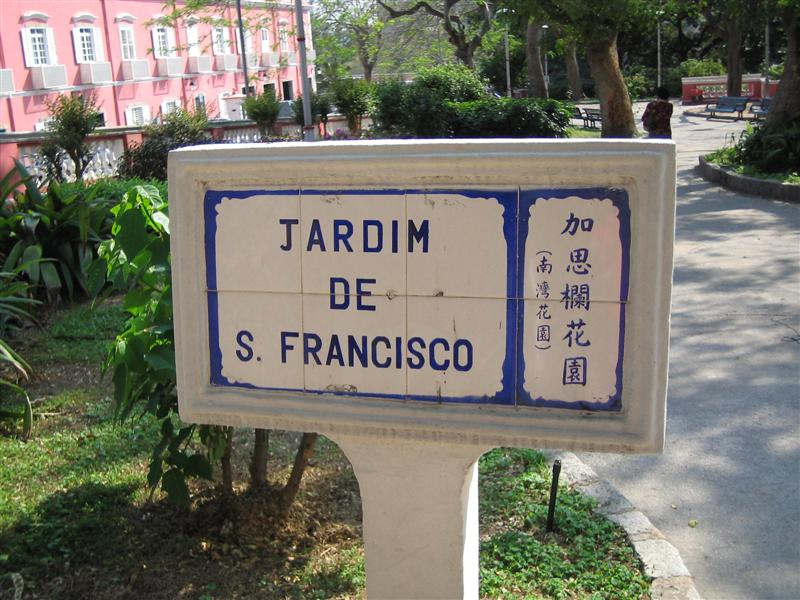
#> input picture 4th Semester/Image Processing/img/street-sign.jpg, 800 x 600 px
$ python transformation.py
#> lines starting #> are read from the running program, lines starting #| are printed output that depends on the picture
from PIL import Image
import matplotlib.pyplot as plt

# Open the image
img = Image.open('../img/street-sign.jpg')
#> img is the input picture: PIL image 800x600 RGB; mean R, G, B 118.9, 116.9, 105.2


# Crop the image to the region of interest
region = (100, 100, 700, 450)
cropImg = img.crop(region)
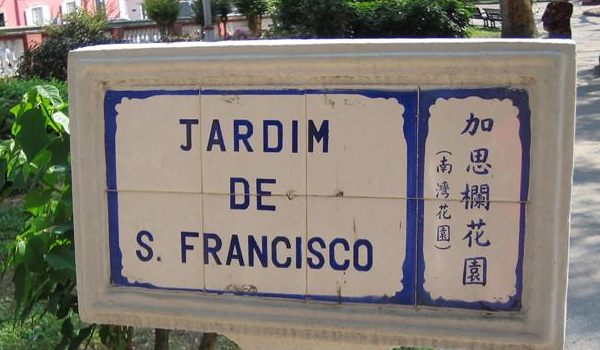
#> cropImg: PIL image 600x350 RGB; mean R, G, B 129.5, 124.3, 115.3
# Display the cropped image
print("Transformation type: Crop")
plt.imshow(cropImg)
plt.show()


# Rotate the image by 45 degrees
img_rotate = img.rotate(45)
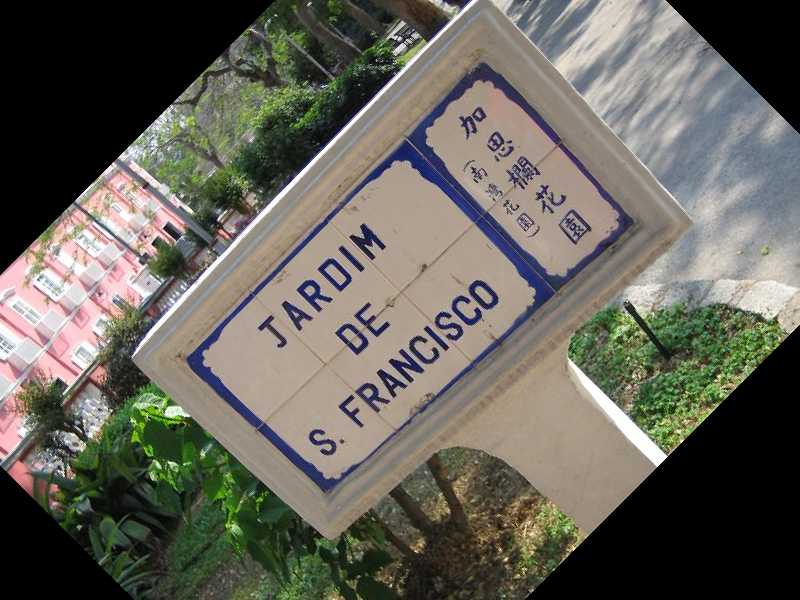
#> img_rotate: PIL image 800x600 RGB; mean R, G, B 101.8, 99.6, 90.3
# Display the rotated image
print("Transformation type: Rotate 45 degrees")
plt.imshow(img_rotate)
plt.show()


# ROTATE_90 means rotate 90 degree
img_rotate = img.transpose(Image.ROTATE_90)
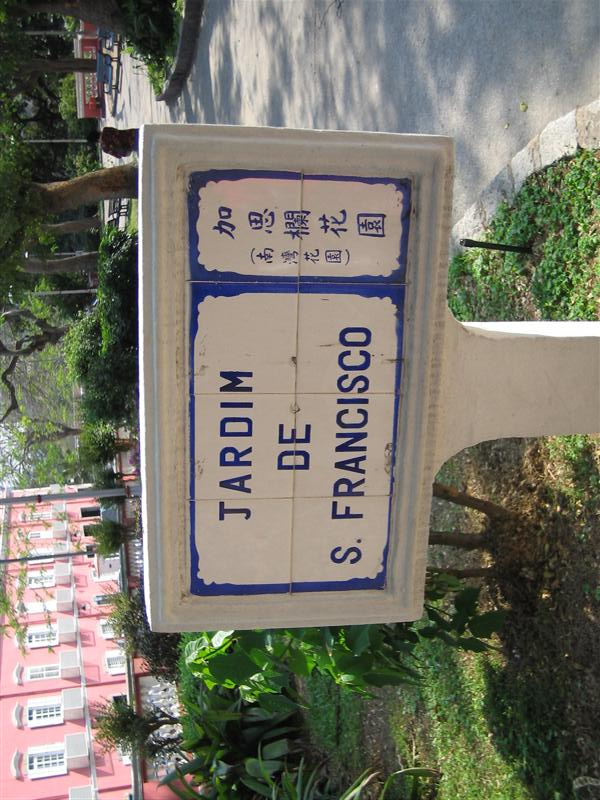
#> img_rotate: PIL image 600x800 RGB; mean R, G, B 118.9, 116.9, 105.2
# Display the rotated image
print("Transformation type: Rotate 90 degrees using transpose")
plt.imshow(img_rotate)
plt.show()


# Scale the image to 300*400 pixel size
img_resize = img.resize((400, 300))
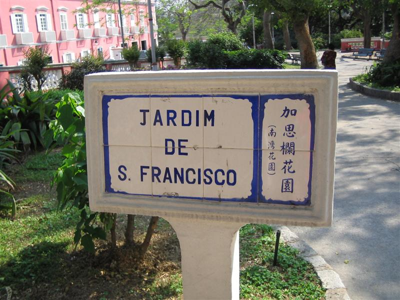
#> img_resize: PIL image 400x300 RGB; mean R, G, B 118.9, 116.9, 105.2
# Display the resized image
print("Transformation type: Resize to 400*300")
plt.imshow(img_resize)
plt.show()


img_inst = img.split()[0].point(lambda p: p * 0.9)
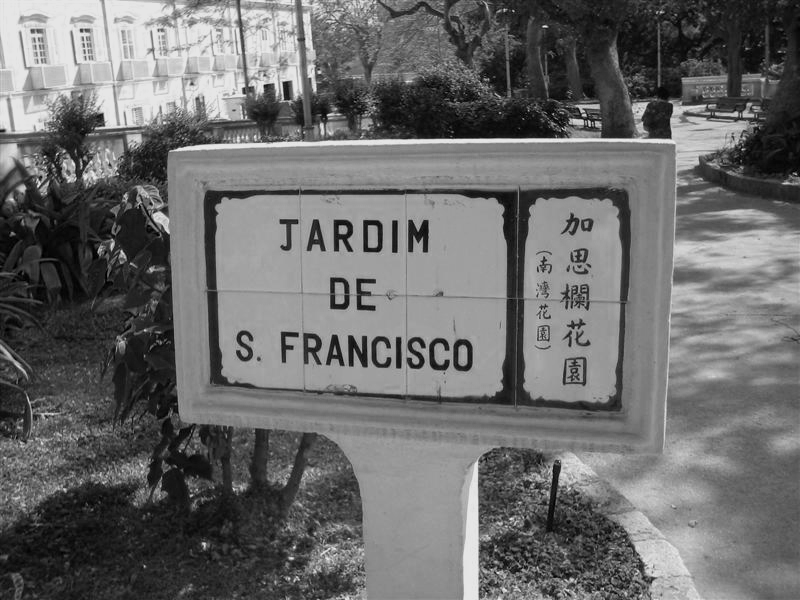
#> img_inst: PIL image 800x600 L; min 0, max 230, mean 107
# Display the transformed image
print("Transformation type: Change the intensity of the image")
plt.imshow(img_inst)
plt.show()


img_transformed = img.transform((400, 300), Image.AFFINE, (1, 0.5, 0, 0, 1, 0))
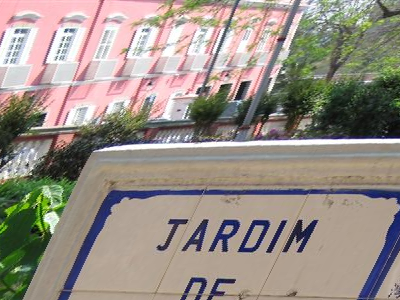
#> img_transformed: PIL image 400x300 RGB; mean R, G, B 151.9, 142.7, 133.9
# Display the transformed image
print("Transformation type: Transform the image")
plt.imshow(img_transformed)
plt.show()
